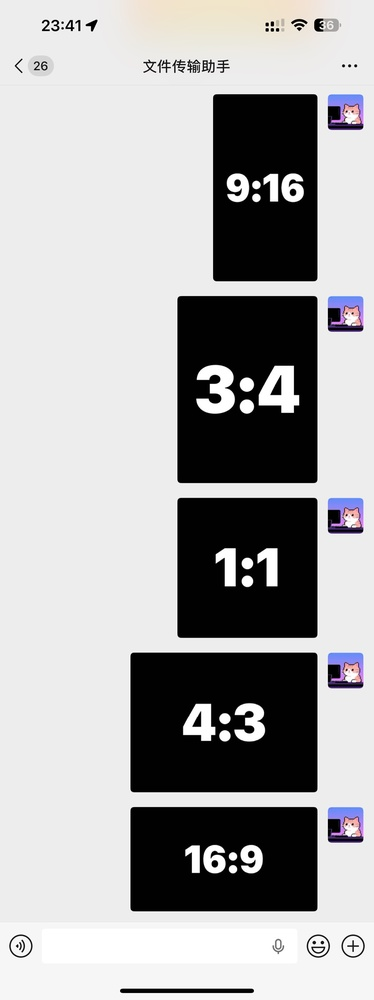
#> input picture reference/长图拼接.JPEG, 374 x 1000 px, shrunk from 1080 x 2887 before the run, found by its file name
$ python measure_wechat_media_width.py
#> lines starting #> are read from the running program, lines starting #| are printed output that depends on the picture; after the words box and inside, x2 and y2 are one past the last pixel; in counts of white or black regions, pixels touching at a corner belong together
#!/usr/bin/env /usr/local/bin/python3
from __future__ import annotations

import argparse
from dataclasses import dataclass
from pathlib import Path

import cv2
import numpy as np
from PIL import Image


KNOWN_RATIO_LABELS = ("9:16", "3:4", "1:1", "4:3", "16:9")


@dataclass(frozen=True)
class MediaCard:
    x: int
    y: int
    w: int
    h: int
    area: int
    occupancy: float

    @property
    def aspect(self) -> float:
        return self.w / self.h


def parse_args() -> argparse.Namespace:
    parser = argparse.ArgumentParser(
        description=(
            "Measure WeChat image/video message width as a ratio of the chat window width "
            "from a screenshot."
        )
    )
    parser.add_argument(
        "--image",
        type=Path,
        default=Path("reference/长图拼接.JPEG"),
        help="Screenshot path used for measurement.",
    )
    parser.add_argument(
        "--ratios",
        nargs="*",
        default=list(KNOWN_RATIO_LABELS),
        help="Aspect ratios to estimate, e.g. 9:16 1:1 16:9.",
    )
    parser.add_argument(
        "--dark-threshold",
        type=int,
        default=40,
        help="RGB threshold used to detect black media cards.",
    )
    return parser.parse_args()


def load_rgb(image_path: Path) -> np.ndarray:
    if not image_path.exists():
        raise FileNotFoundError(f"Image not found: {image_path}")
    return np.array(Image.open(image_path).convert("RGB"))


def detect_chat_window_bounds(rgb: np.ndarray) -> tuple[int, int]:
    gray = rgb.mean(axis=2)
    non_black_fraction = (gray > 8).mean(axis=0)
    active_cols = np.where(non_black_fraction > 0.02)[0]
    if active_cols.size == 0:
        return 0, rgb.shape[1] - 1
    return int(active_cols[0]), int(active_cols[-1])


def detect_media_cards(
    rgb: np.ndarray,
    chat_width: int,
    dark_threshold: int,
) -> list[MediaCard]:
    mask = (
        (rgb[:, :, 0] < dark_threshold)
        & (rgb[:, :, 1] < dark_threshold)
        & (rgb[:, :, 2] < dark_threshold)
    ).astype(np.uint8)

    mask = cv2.morphologyEx(mask, cv2.MORPH_CLOSE, np.ones((5, 5), np.uint8))
    count, _, stats, _ = cv2.connectedComponentsWithStats(mask, connectivity=8)

    cards: list[MediaCard] = []
    for component_id in range(1, count):
        x, y, w, h, area = stats[component_id]
        if w < chat_width * 0.15:
            continue
        if h < chat_width * 0.08:
            continue

        aspect = w / h
        if not (0.45 <= aspect <= 2.1):
            continue

        occupancy = area / (w * h)
        if occupancy < 0.83:
            continue

        cards.append(MediaCard(int(x), int(y), int(w), int(h), int(area), float(occupancy)))

    cards.sort(key=lambda card: card.y)
    return cards


def parse_ratio(value: str) -> float:
    text = value.strip()
    if ":" in text:
        left, right = text.split(":", 1)
        return float(left) / float(right)
    return float(text)


def fit_width_rule(
    cards: list[MediaCard], chat_width: int
) -> tuple[float, float, float, float, float]:
    if not cards:
        raise RuntimeError("No media cards detected, cannot fit width rule.")

    aspects = np.array([card.aspect for card in cards], dtype=float)
    widths = np.array([card.w / chat_width for card in cards], dtype=float)

    square_index = int(np.argmin(np.abs(aspects - 1.0)))
    square_width = float(widths[square_index])
    max_width = float(widths.max())
    min_width = float(widths.min())

    portrait_candidates = [(a, w) for a, w in zip(aspects, widths) if a < 1.0]
    landscape_candidates = [(a, w) for a, w in zip(aspects, widths) if a > 1.0]

    low_knee = max((a for a, w in portrait_candidates if w >= square_width - 0.003), default=0.75)
    high_knee = min((a for a, w in landscape_candidates if w >= max_width - 0.003), default=4 / 3)

    return min_width, square_width, max_width, max(low_knee, 0.01), max(high_knee, 0.01)


def estimate_width_ratio(
    aspect: float,
    min_width: float,
    square_width: float,
    max_width: float,
    low_knee: float,
    high_knee: float,
) -> float:
    tolerance = 0.015
    if aspect <= low_knee:
        return float(max(min_width, min(max_width * aspect, square_width)))
    if aspect < high_knee - tolerance:
        return float(square_width)
    return float(max_width)


def guess_label(aspect: float) -> str:
    options = [(label, parse_ratio(label)) for label in KNOWN_RATIO_LABELS]
    return min(options, key=lambda item: abs(item[1] - aspect))[0]


def main() -> None:
    args = parse_args()
    rgb = load_rgb(args.image)
#> in load_rgb, returned value is the input picture: shape (1000, 374, 3); mean R, G, B 170.3, 169.8, 170.3
    left, right = detect_chat_window_bounds(rgb)
#> in detect_chat_window_bounds, `non_black_fraction = (gray > 8).mean(axis=0)`: non_black_fraction = 374 values, max 1 at index 0, min 0.245 at index 315, mean 0.73
#> in detect_chat_window_bounds, `active_cols = np.where(non_black_fraction > 0.02)[0]`: active_cols = 374 values from 0 to 373
#> left = 0; right = 373
    chat_width = right - left + 1
#> chat_width = 374

    cards = detect_media_cards(rgb, chat_width=chat_width, dark_threshold=args.dark_threshold)
#> in detect_media_cards, `mask = ( (rgb[:, :, 0] < dark_threshold) & (rgb[:, :, 1] < dark_thresh..`:
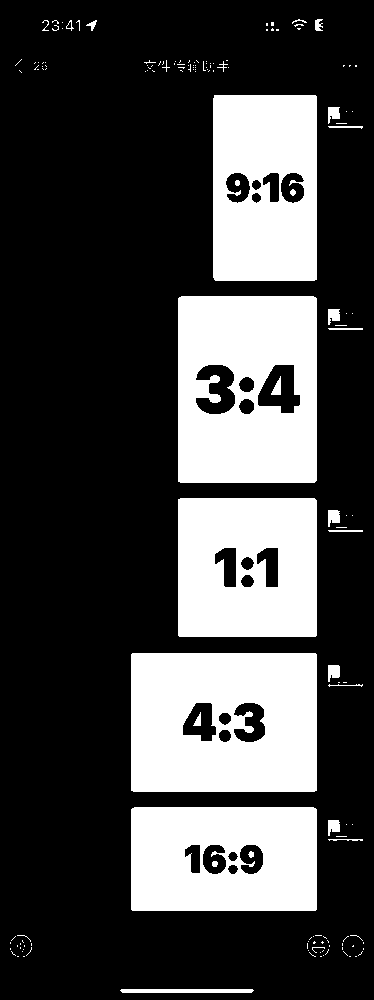
#> mask: shape (1000, 374); values 0 (black) and 1 (white), 27.6% white; 154 white regions (125 under 20 px), largest, box (x1, y1, x2, y2) and area: (131, 653, 317, 792) 23950, (178, 296, 317, 483) 23012, (178, 498, 317, 637) 17955
#> in detect_media_cards, `mask = cv2.morphologyEx(mask, cv2.MORPH_CLOSE, np.ones((5, 5), np.uint..`:
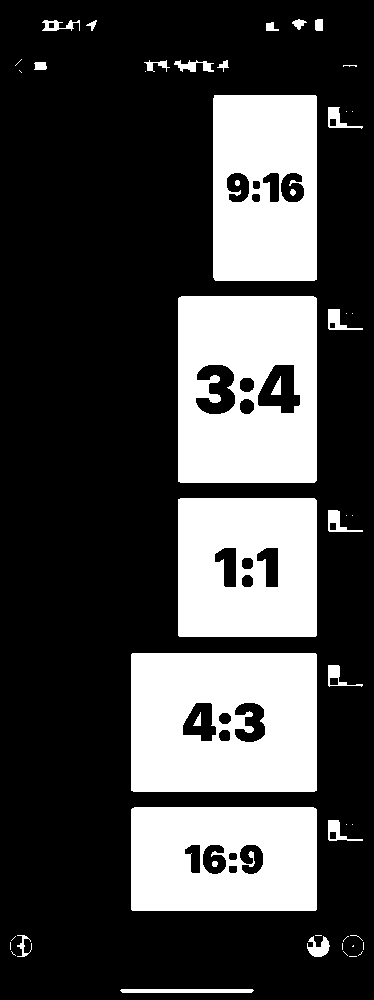
#> mask: shape (1000, 374); values 0 (black) and 1 (white), 28% white; 51 white regions (24 under 20 px), largest, box (x1, y1, x2, y2) and area: (131, 653, 317, 792) 23970, (178, 296, 317, 483) 23024, (178, 498, 317, 637) 17986
#> in detect_media_cards, `count, _, stats, _ = cv2.connectedComponentsWithStats(mask, connectivi..`: count = 52; stats = 52 rows, first 6: [0, 0, 374, 1000, 269464], [292, 19, 15, 11, 87], [315, 19, 8, 12, 93], [42, 20, 38, 11, 211], [86, 20, 11, 11, 50], [266, 22, 13, 9, 77]
#> the loop in detect_media_cards, `for component_id in range(1, count):` made 51 passes
#> (x, y, w, h, area) on passes 1, 2, 3, 4, 5, 7, 8, 9, 10, 15, 18, 19: (292, 19, 15, 11, 87), (315, 19, 8, 12, 93), (42, 20, 38, 11, 211), (86, 20, 11, 11, 50), (266, 22, 13, 9, 77), (144, 60, 26, 12, 128), (174, 60, 40, 12, 251), (217, 60, 12, 12, 60), (34, 62, 13, 8, 93), (328, 107, 35, 22, 272), (235, 180, 5, 6, 26), (290, 189, 6, 7, 31)
#> (x, y, w, h, area, aspect, occupancy) on passes 14, 20, 25, 29, 32: (213, 95, 104, 186, 17895, 0.559, 0.925), (178, 296, 139, 187, 23024, 0.743, 0.886), (178, 498, 139, 139, 17986, 1, 0.931), (131, 653, 186, 139, 23970, 1.34, 0.927), (131, 807, 186, 104, 17950, 1.79, 0.928)
#> after the loop in detect_media_cards, `for component_id in range(1, count):`: cards = 5 items
#> cards = 5 items
    if not cards:
        raise RuntimeError("No media cards detected. Try increasing --dark-threshold.")

    min_width, square_width, max_width, low_knee, high_knee = fit_width_rule(cards, chat_width)
#> in fit_width_rule, `aspects = np.array([card.aspect for card in cards], dtype=float)`: aspects = [0.559, 0.743, 1, 1.34, 1.79]
#> in fit_width_rule, `widths = np.array([card.w / chat_width for card in cards], dtype=float)`: widths = [0.278, 0.372, 0.372, 0.497, 0.497]
#> in fit_width_rule, `square_index = int(np.argmin(np.abs(aspects - 1.0)))`: square_index = 2
#> in fit_width_rule, `square_width = float(widths[square_index])`: square_width = 0.372
#> in fit_width_rule, `max_width = float(widths.max())`: max_width = 0.497
#> in fit_width_rule, `min_width = float(widths.min())`: min_width = 0.278
#> in fit_width_rule, `portrait_candidates = [(a, w) for a, w in zip(aspects, widths) if a < ..`: portrait_candidates = [(0.559, 0.278), (0.743, 0.372)]
#> in fit_width_rule, `landscape_candidates = [(a, w) for a, w in zip(aspects, widths) if a >..`: landscape_candidates = [(1.34, 0.497), (1.79, 0.497)]
#> in fit_width_rule, `low_knee = max((a for a, w in portrait_candidates if w >= square_width..`: low_knee = 0.743
#> in fit_width_rule, `high_knee = min((a for a, w in landscape_candidates if w >= max_width ..`: high_knee = 1.34
#> min_width = 0.278; square_width = 0.372; max_width = 0.497; low_knee = 0.743; high_knee = 1.34

    print(f"image={args.image}")
    print(f"chat_window_width_px={chat_width} (x-range: {left}..{right})")
#| chat_window_width_px=374 (x-range: 0..373)
    print("")
    print("Measured cards from screenshot:")
    print("label  aspect(w/h)  width_ratio(chat)  bbox(w x h)")
    for card in cards:
        label = guess_label(card.aspect)
        width_ratio = card.w / chat_width
        print(
            f"{label:>5}  {card.aspect:>11.4f}  {width_ratio:>17.4f}  "
            f"{card.w:>4} x {card.h:<4}"
        )
#> this loop made 5 passes
#> (label, width_ratio) on passes 1 to 5: ('9:16', 0.278), ('3:4', 0.372), ('1:1', 0.372), ('4:3', 0.497), ('16:9', 0.497)
#|  9:16       0.5591             0.2781   104 x 186
#|   3:4       0.7433             0.3717   139 x 187
#|   1:1       1.0000             0.3717   139 x 139
#|   4:3       1.3381             0.4973   186 x 139
#|  16:9       1.7885             0.4973   186 x 104

    print("")
    print("Fitted width rule (ratio of chat width):")
    print(f"min_width={min_width:.4f}, square_width={square_width:.4f}, max_width={max_width:.4f}")
#| min_width=0.2781, square_width=0.3717, max_width=0.4973
    print(f"low_knee_aspect={low_knee:.4f}, high_knee_aspect={high_knee:.4f}")
#| low_knee_aspect=0.7433, high_knee_aspect=1.3381
    print("")
    print("Estimated width ratio by requested aspect:")
    print("input_ratio  aspect(w/h)  estimated_width_ratio(chat)")
    for ratio_text in args.ratios:
        aspect = parse_ratio(ratio_text)
        estimated = estimate_width_ratio(
            aspect=aspect,
            min_width=min_width,
            square_width=square_width,
            max_width=max_width,
            low_knee=low_knee,
            high_knee=high_knee,
        )
        print(f"{ratio_text:>10}  {aspect:>11.4f}  {estimated:>27.4f}")
#> this loop made 5 passes
#> estimated on passes 1 to 5: 0.28, 0.372, 0.372, 0.497, 0.497
#|       9:16       0.5625                       0.2797
#|        3:4       0.7500                       0.3717
#|        1:1       1.0000                       0.3717
#|        4:3       1.3333                       0.4973
#|       16:9       1.7778                       0.4973


if __name__ == "__main__":
    main()
